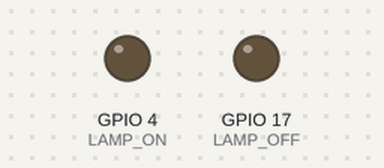
Simulated run of this program. Board: Raspberry Pi (BCM pin numbers). Shown: output pins drawn as LEDs (lit = HIGH). The clock reads 2024-03-15 10:24:30 at power-on unless the program sets it; files the program writes start out absent; pins used as bus, display or sensor lines are not drawn.

Above: at 0.3 s.
At 5.3 s:
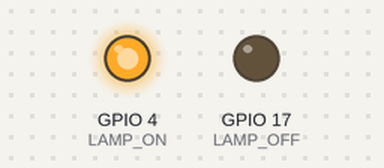
Timing chart, 0 to 6.9 s (numbered marks = the images above):
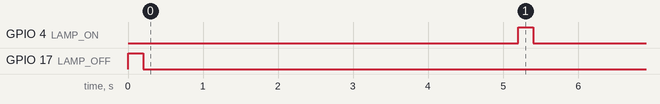

Measured:
- by itself, GPIO 4 (LAMP_ON): LOW → HIGH at 5.2 s, → LOW 0.20 s later
- by itself, GPIO 17 (LAMP_OFF): LOW → HIGH at 0.00 s, → LOW 0.20 s later

The program:

pilight_dual.py
```python
#!/usr/bin/python3

import RPi.GPIO as GPIO
import time
import datetime
import signal
import sys

from math import *

HIGH = GPIO.HIGH
LOW = GPIO.LOW

# GPIO Pins
MISO = 9
MOSI = 10
SCLK = 11
CS = 25
PWR = 18
LAMP_ON = 4
LAMP_OFF = 17

GPIO.setmode(GPIO.BCM)
GPIO.setup(MISO, GPIO.IN)
GPIO.setup(MOSI, GPIO.OUT)
GPIO.setup(SCLK, GPIO.OUT)
GPIO.setup(CS, GPIO.OUT)
GPIO.setup(PWR, GPIO.OUT)
GPIO.setup(LAMP_ON, GPIO.OUT)
GPIO.setup(LAMP_OFF, GPIO.OUT)

# 'a': append to existing file
logFile = open('/var/log/pilight.log', 'a')

def __ActuateSwitch(pin):
  GPIO.output(pin, HIGH)
  time.sleep(0.2)
  GPIO.output(pin, LOW)

def __SwitchLampOn():
  __ActuateSwitch(LAMP_ON)

def __SwitchLampOff():
  __ActuateSwitch(LAMP_OFF)

def __SendClock():
  GPIO.output(SCLK, HIGH)
  GPIO.output(SCLK, LOW)

def __ReadValue(channel):
  GPIO.output(CS, HIGH)
  # enable chip
  GPIO.output(CS, LOW)

  # send command : start start = 1, single=1, channel=000
  sendcmd = 0b00011000 | channel
  for commandBits in range(5):
    if (sendcmd & 0x10):
      GPIO.output(MOSI, HIGH)
    else:
      GPIO.output(MOSI, LOW)
    __SendClock()
    sendcmd <<= 1

  # readout
  value = 0
  for dataBits in range(13):
    __SendClock()
    value <<= 1
    if (GPIO.input(MISO)):
      value |= 0x01

  # disbale chip
  GPIO.output(CS, HIGH)

  return value

def __MeasureBrightness():
  sumValue = [0.0, 0.0]
  samplePoints = 10

  GPIO.output(PWR, HIGH)
  for i in range(samplePoints):
    value0 = __ReadValue(0)
    value1 = __ReadValue(1)
    sumValue[0] += value0;
    sumValue[1] += value1;

  GPIO.output(PWR, LOW)

  return [sumValue[0]/samplePoints, sumValue[1]/samplePoints]

def __WriteLog(dateTime, brightnessOn, brightnessOff):
  print(dateTime.isoformat(), '{:6.1f}'.format(brightnessOn[0]),'{:6.1f}'.format(brightnessOn[1]),
  '{:6.1f}'.format(brightnessOff[0]),'{:6.1f}'.format(brightnessOff[1]),
  file=logFile)
  logFile.flush()

def __cleanup():
  GPIO.cleanup()
  print('#', datetime.datetime.now().strftime("%Y-%m-%d %H:%M:%S"), 'PiLight stopped', file=logFile)
  logFile.close()
  sys.exit(0)

def __Main():
  print('#',datetime.datetime.now().strftime("%Y-%m-%d %H:%M:%S"), 'PiLight started', file=logFile)
  while(True):
    now = datetime.datetime.now()
    if (now.hour >= 7 and now.hour <= 21 ):
      __SwitchLampOff()
      time.sleep(5)
      brightnessOff = __MeasureBrightness()
      __SwitchLampOn()
      time.sleep(5)
      brightnessOn = __MeasureBrightness()
      __WriteLog(now, brightnessOn, brightnessOff)
    else:
      __SwitchLampOff()
      brightness = __MeasureBrightness()
      __WriteLog(now, [0,0], brightness)
    time.sleep(10*60-10)

try:
  signal.signal(signal.SIGINT, __cleanup)
  signal.signal(signal.SIGTERM, __cleanup)
  __Main()
finally:
  __cleanup()
```
